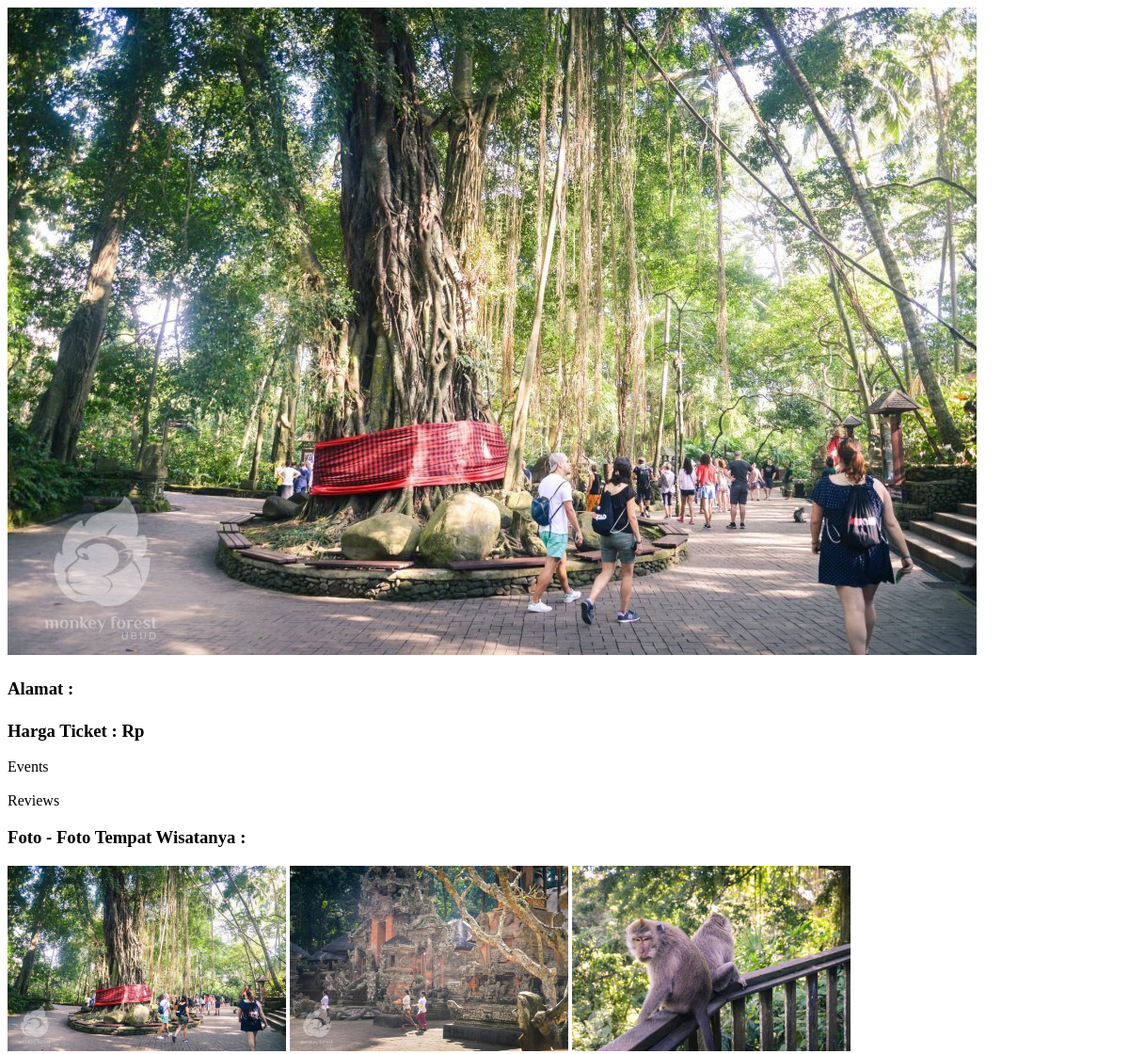
Page /wisata_page.php?place=Monkey Forest Ubud (upper part) on the earlier database version.
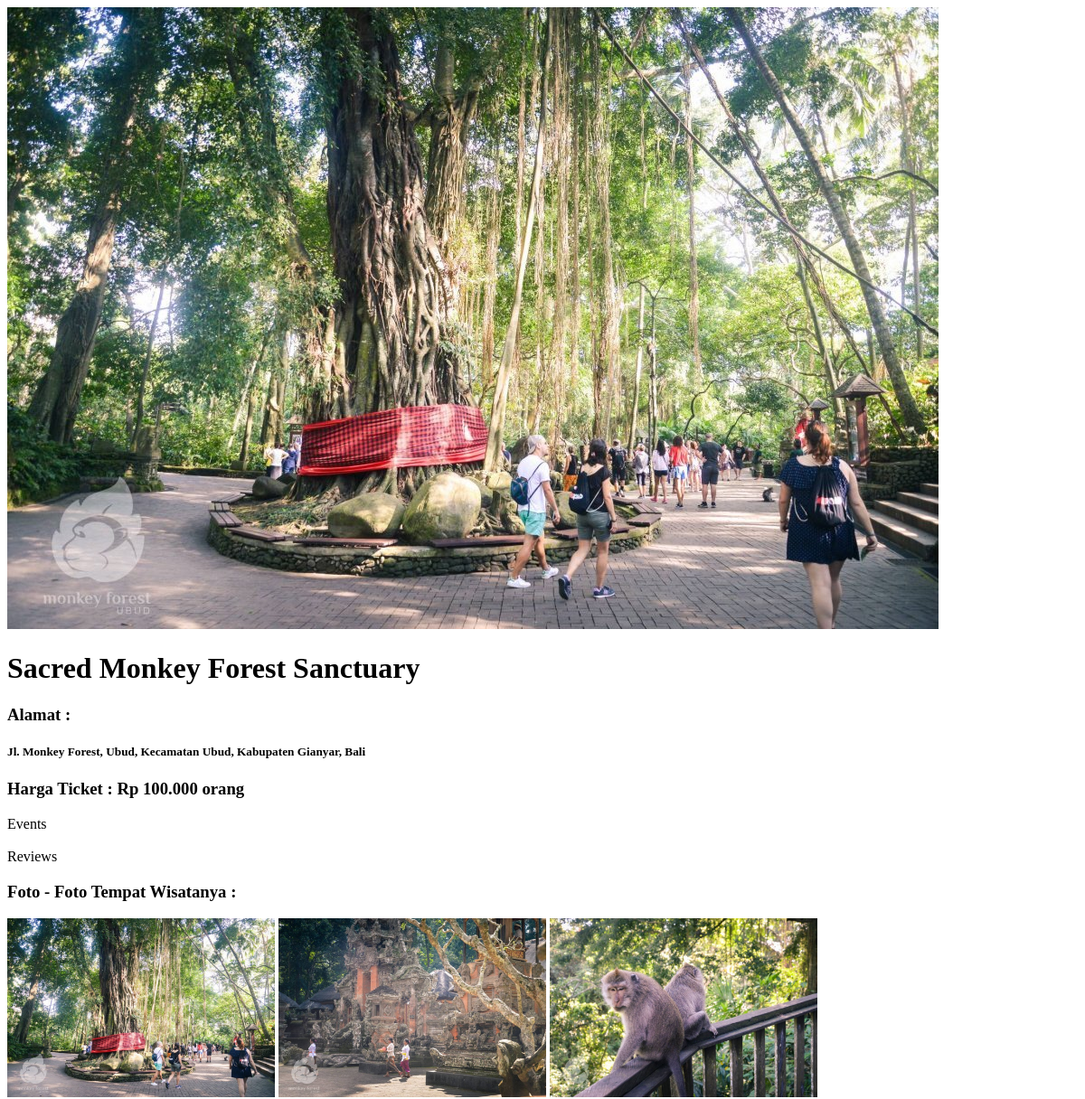
Same page on the later database version.
### tables this page shows
CREATE TABLE `detail_wisata` (
  `id` int NOT NULL AUTO_INCREMENT,
  `place_name` varchar(50) NOT NULL,
  `title` varchar(50) NOT NULL,
  `price` varchar(25) NOT NULL,
  `address` varchar(100) NOT NULL,
  `quick_desc` varchar(30) DEFAULT NULL,
  `quick_definition` text NOT NULL,
  PRIMARY KEY (`id`)
);

### db.php (called while the page is built, shortened)
<?php
$host = "localhost";
$name = "wisata_finder";
$user = "root";
$pass = "125125";
$conn = mysqli_connect($host, $user, $pass, $name);
function get_detail_wisata($keyword){
  global $conn;
  $query = mysqli_query($conn, "SELECT * FROM detail_wisata WHERE place_name = '$keyword'");
  while( $temp = mysqli_fetch_assoc($query)){
    $detail[] = $temp;
  }
  return $detail[0];
}

### wisata_page.php (the view, shortened to what this page needs)
<?php
    require "db.php";
    $place_name = $_GET["place"];
    $detail = get_detail_wisata($place_name);
?>
<!DOCTYPE html>
<html lang="en">
<head>
</head>
<body id="nilai" getNilai="<?php echo $place_name;?>">
    <img src="<?php echo "Tempat Wisata\\" . $place_name . "\\" . $place_name . "-1.jpg"; ?>" alt="">
    <h1><?php echo $detail["title"]?></h1>
    <h3>Alamat :</h3>
    <h5><?php echo $detail["address"] ?></h5>
    <h3>Harga Ticket : Rp <?php echo $detail["price"] ?></h3>
    <label id="event">Events</label>
    <div id="list event"></div><br>
    <label id="review">Reviews</label>
    <h3>Foto - Foto Tempat Wisatanya :</h3>
    <?php for($i = 1; $i <= 10; $i++): ?>
        <img src="<?php echo "Tempat Wisata\\" . $place_name . "\\" . $place_name . "-$i.jpg"; ?>" alt="error" width="25%">
    <?php endfor ?>
</body>
</html>

Differences in the rows shown:
added detail_wisata: title "Sacred Monkey Forest Sanctuary", address "Jl. Monkey Forest, Ubud, Kecamatan Ubud, Kabupaten Gianyar, Bali", price "100.000 orang"
